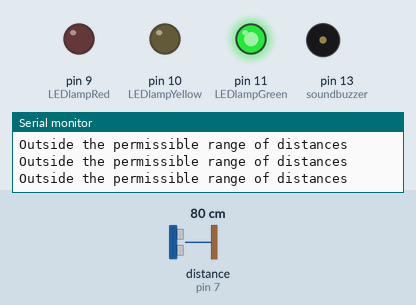
The sketch below on a simulated Arduino Uno, built with avr-gcc and run on an emulated ATmega328P. Shown: output pins drawn as LEDs (lit = HIGH), buzzer (waves = sounding), the last lines printed to the serial monitor. Wiring (inferred from the names in the program): ultrasonic range finder: trigger pin 6; echo pin 7. The test bench sets the inputs (shaded band); at power-on: distance to the obstacle (sensor on pin 7) 80 cm. The echo pulse lasts 58.3 µs per cm; pins used as bus, display or sensor lines are not drawn.

Above: at 1.2 s.
1.3 s: distance to the obstacle (sensor on pin 7) set to 27 cm
2.8 s: distance to the obstacle (sensor on pin 7) set to 22 cm
At 3.5 s:
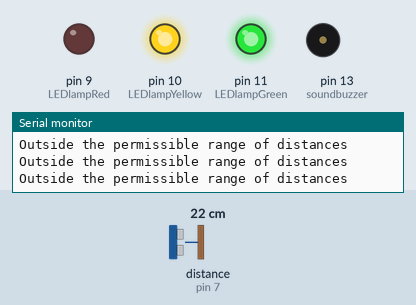
4.5 s: distance to the obstacle (sensor on pin 7) set to 17 cm
6.0 s: distance to the obstacle (sensor on pin 7) set to 14 cm
At 6.5 s:
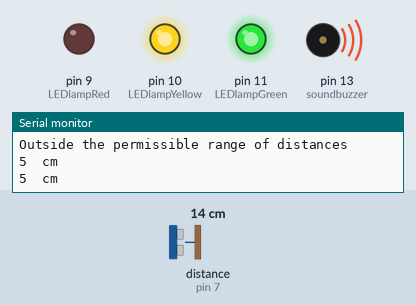
7.5 s: distance to the obstacle (sensor on pin 7) set to 11 cm
At 8.0 s:
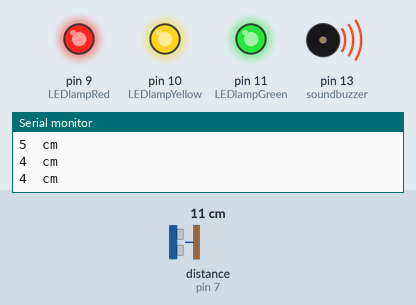
9.0 s: distance to the obstacle (sensor on pin 7) set to 299 cm
At 10.0 s:
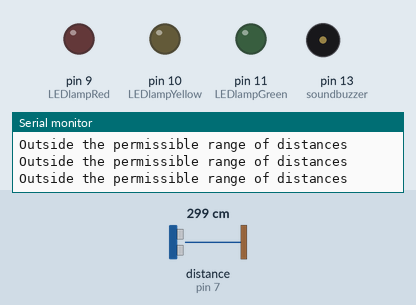
Timing chart, 0 to 11.5 s (numbered marks = the images above; inputs shaded):
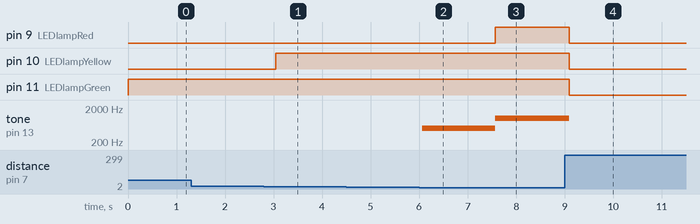

The sketch:

ExtraHomework3.ino
```cpp
#define trigPin 6
#define echoPin 7
#define LEDlampRed 9
#define  LEDlampYellow 10
#define LEDlampGreen 11
#define soundbuzzer 13
int sound  = 500;


void setup() {
  Serial.begin (9600);
  pinMode(trigPin,  OUTPUT);
  pinMode(echoPin, INPUT);
  pinMode(LEDlampRed, OUTPUT);
  pinMode(LEDlampYellow,  OUTPUT);
  pinMode(LEDlampGreen, OUTPUT);
  pinMode(soundbuzzer, OUTPUT);
}
void  loop() {
  long durationindigit, distanceincm;
  digitalWrite(trigPin, LOW);
  delayMicroseconds(2);
  digitalWrite(trigPin, HIGH);
  delayMicroseconds(10);
  digitalWrite(trigPin, LOW);
  durationindigit = pulseIn(echoPin, HIGH);
  distanceincm = (durationindigit/5) / 29.1;

  if (distanceincm < 50) {
      digitalWrite(LEDlampGreen, HIGH);
}
  else {
      digitalWrite(LEDlampGreen,  LOW);
  }

  if (distanceincm < 10) {
    digitalWrite(LEDlampYellow,  HIGH);
}
  else {
    digitalWrite(LEDlampYellow,LOW);
  }
  if (distanceincm  < 5) {
    digitalWrite(LEDlampRed, HIGH);
    sound = 1000;
}
  else  {
    digitalWrite(LEDlampRed,LOW);
  }

  if (distanceincm > 5 ||  distanceincm <= 0){
    Serial.println("Outside the permissible range of distances");
    noTone(soundbuzzer);
  }
  else {
    Serial.print(distanceincm);
    Serial.println("  cm");
    tone(soundbuzzer, sound);
  }

  delay(300);
}
```

Measured:
- the behaviour switches between 26 and 25 cm on distance to the obstacle (sensor on pin 7) (found by bisection; images 0 and 1)
- the behaviour switches between 16 and 15 cm on distance to the obstacle (sensor on pin 7) (found by bisection; images 1 and 2)
- the behaviour switches between 13 and 12 cm on distance to the obstacle (sensor on pin 7) (found by bisection; images 2 and 3)
- after the input at 2.8 s, pin 10 (LEDlampYellow): LOW → HIGH after 0.24 s
- after the input at 6.0 s, tone on pin 13 (soundbuzzer): silent → 500 Hz after 0.06 s
- after the input at 7.5 s, pin 9 (LEDlampRed): LOW → HIGH after 0.07 s; tone on pin 13 (soundbuzzer): 500 Hz → 1000 Hz after 0.07 s
- after the input at 9.0 s, pin 9 (LEDlampRed), pin 10 (LEDlampYellow), pin 11 (LEDlampGreen): HIGH → LOW after 0.09 s; tone on pin 13 (soundbuzzer): 1000 Hz → silent after 0.09 s
